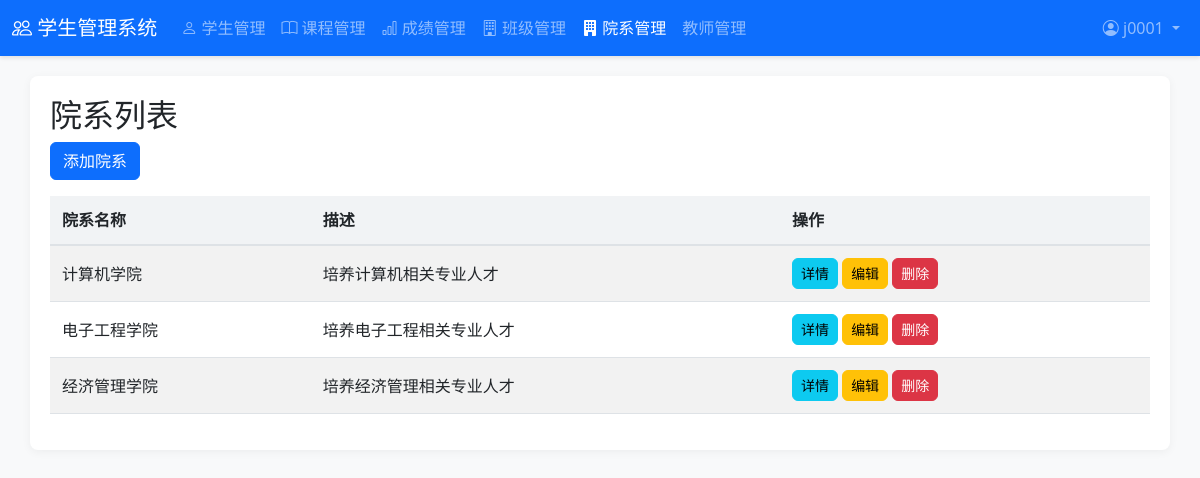
/departments/ (signed in), run on the app's committed database.
### students/models.py (models this page shows, shortened)
class Department(models.Model):
    name = models.CharField(max_length=100, verbose_name='院系名称')
    description = models.TextField(blank=True, verbose_name='院系描述')
    created_at = models.DateTimeField(auto_now_add=True, verbose_name='创建时间')
    updated_at = models.DateTimeField(auto_now=True, verbose_name='更新时间')
    class Meta:
        verbose_name = '院系'
        verbose_name_plural = '院系'

### students/views.py (the view)
# urls.py: path('departments/', views.department_list, name='department_list'),
@login_required
@user_passes_test(is_admin_or_teacher)
def department_list(request):
    departments = Department.objects.all()
    return render(request, 'students/department_list.html', {'departments': departments})

### students/views.py (called while the page is built)
def is_admin_or_teacher(user):
    return user.is_superuser or hasattr(user, 'teacher')

### students/templates/students/department_list.html
{% extends 'students/base.html' %}
{% block content %}
    <h2>院系列表</h2>
    <a href="{% url 'department_create' %}" class="btn btn-primary mb-3">添加院系</a>
    <table class="table table-striped">
        <thead>
            <tr>
                <th>院系名称</th>
                <th>描述</th>
                <th>操作</th>
            </tr>
        </thead>
        <tbody>
            {% for department in departments %}
            <tr>
                <td>{{ department.name }}</td>
                <td>{{ department.description }}</td>
                <td>
                    <a href="{% url 'department_detail' department.pk %}" class="btn btn-info btn-sm">详情</a>
                    <a href="{% url 'department_update' department.pk %}" class="btn btn-warning btn-sm">编辑</a>
                    <a href="{% url 'department_delete' department.pk %}" class="btn btn-danger btn-sm">删除</a>
                </td>
            </tr>
            {% empty %}
            <tr>
                <td colspan="3" class="text-center">暂无院系信息</td>
            </tr>
            {% endfor %}
        </tbody>
    </table>
{% endblock %}

### students/templates/students/base.html (shortened to what this page needs)
<!DOCTYPE html>
<html lang="zh-CN">
<head>
    <link rel="stylesheet" href="https://cdn.jsdelivr.net/npm/bootstrap@5.3.0/dist/css/bootstrap.min.css">
</head>
<body>
    <nav class="navbar navbar-expand-lg navbar-dark bg-primary">
        <div class="container-fluid">
            <a class="navbar-brand" href="{% url 'home' %}">
                <i class="bi bi-people"></i> 学生管理系统
            </a>
            <div class="collapse navbar-collapse" id="navbarNav">
                <ul class="navbar-nav me-auto mb-2 mb-lg-0">
                    {% if user.is_superuser or user.teacher %}
                        <li class="nav-item">
                            <a class="nav-link {% if request.resolver_match.url_name == 'student_list' %}active{% endif %}" href="{% url 'student_list' %}">
                                <i class="bi bi-person"></i> 学生管理
                            </a>
                        </li>
                        <li class="nav-item">
                            <a class="nav-link {% if request.resolver_match.url_name == 'course_list' %}active{% endif %}" href="{% url 'course_list' %}">
                                <i class="bi bi-book"></i> 课程管理
                            </a>
                        </li>
                        <li class="nav-item">
                            <a class="nav-link {% if request.resolver_match.url_name == 'score_list' %}active{% endif %}" href="{% url 'score_list' %}">
                                <i class="bi bi-bar-chart"></i> 成绩管理
                            </a>
                        </li>
                        <li class="nav-item">
                            <a class="nav-link {% if request.resolver_match.url_name == 'class_list' %}active{% endif %}" href="{% url 'class_list' %}">
                                <i class="bi bi-building"></i> 班级管理
                            </a>
                        </li>
                        <li class="nav-item">
                            <a class="nav-link {% if request.resolver_match.url_name == 'department_list' %}active{% endif %}" href="{% url 'department_list' %}">
                                <i class="bi bi-building-fill"></i> 院系管理
                            </a>
                        </li>
                        <li class="nav-item">
                            <a class="nav-link {% if request.resolver_match.url_name == 'teacher_list' %}active{% endif %}" href="{% url 'teacher_list' %}">
                                 教师管理
                            </a>
                        </li>
                    {% endif %}
                </ul>
                <ul class="navbar-nav">
                    {% if user.is_authenticated %}
                        <li class="nav-item dropdown">
                            <a class="nav-link dropdown-toggle" href="#" role="button" data-bs-toggle="dropdown" aria-expanded="false">
                                <i class="bi bi-person-circle"></i> {{ user.username }}
                            </a>
                        </li>
                    {% else %}
                        <li class="nav-item">
                            <a class="nav-link" href="{% url 'login' %}">
                                <i class="bi bi-box-arrow-in-right"></i> 登录
                            </a>
                        </li>
                    {% endif %}
                </ul>
            </div>
        </div>
    </nav>
    <div class="container">
        {% block content %}
        {% endblock %}
    </div>
    <link rel="stylesheet" href="https://cdn.jsdelivr.net/npm/bootstrap-icons@1.10.5/font/bootstrap-icons.css">
</body>
</html>

### students/templates/students/base.html (style rules this page uses)
body { background-color: #f8f9fa; }
.navbar { box-shadow: 0 2px 4px rgba(0, 0, 0, 0.1); }
.container { background-color: white; border-radius: 8px; box-shadow: 0 2px 10px rgba(0, 0, 0, 0.05); padding: 20px; margin-top: 20px; margin-bottom: 20px; }
.table { border-collapse: separate; border-spacing: 0; }
.table th { background-color: #f1f3f5; border-bottom: 2px solid #dee2e6; }
.table td, .table th { padding: 12px; vertical-align: middle; }
.btn { border-radius: 6px; font-weight: 500; transition: all 0.2s; }

### data on the page
Department: name "计算机学院", description "培养计算机相关专业人才"
Department: name "电子工程学院", description "培养电子工程相关专业人才"
Department: name "经济管理学院", description "培养经济管理相关专业人才"

### other printed values
{{ user.username }} "j0001"
